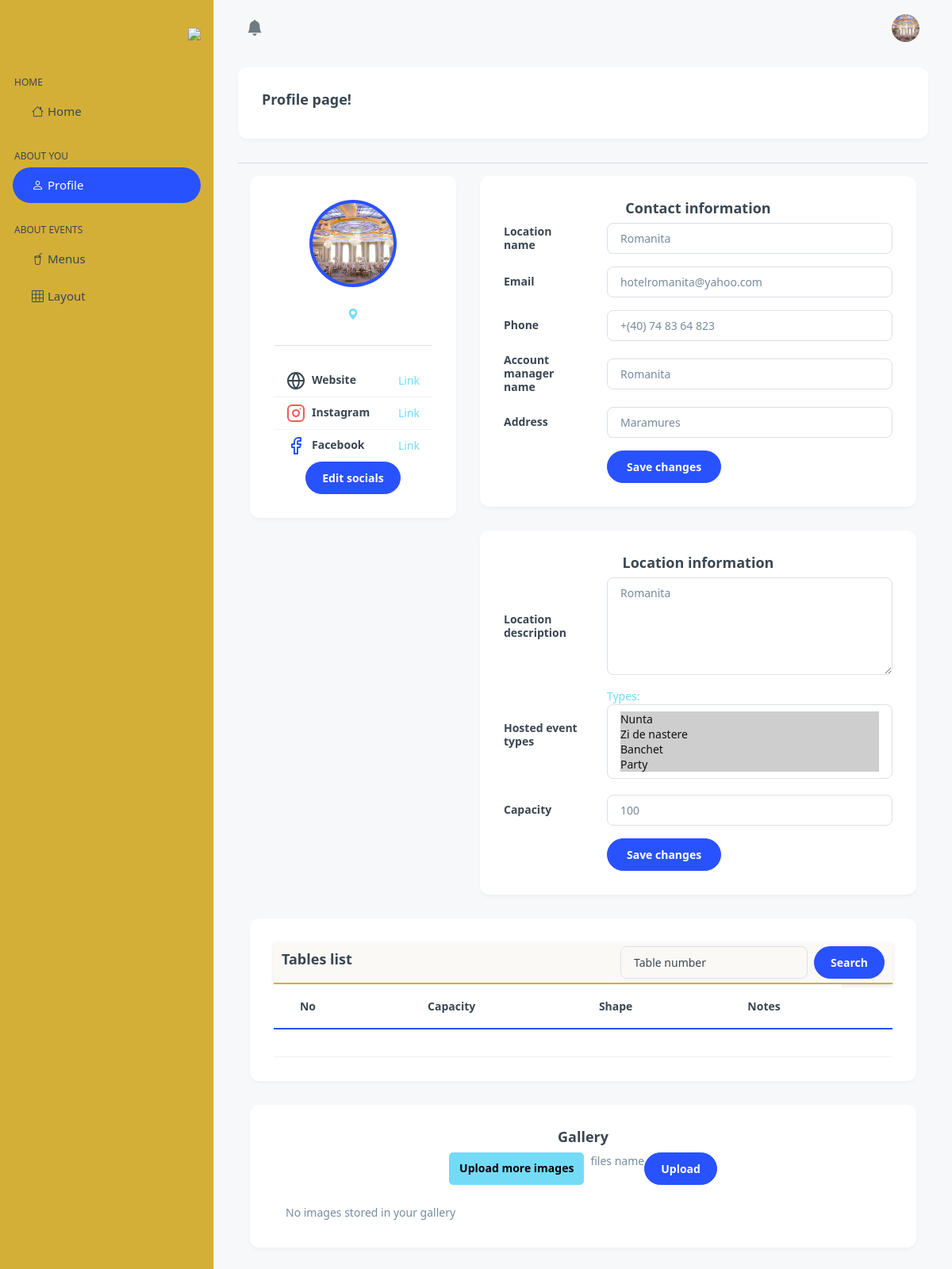
Screenshot of /personal_profile/ (signed in) with the database file from the repository.
### base/models.py (models this page shows, shortened)
class Profile(models.Model):
    user = models.ForeignKey(User, on_delete=models.CASCADE, null=True, blank=True)
    username = models.CharField(max_length=150, unique=True)
    password = models.CharField(max_length=128)
    email = models.EmailField()
    description = models.TextField(null=True, blank=True)
    photo = models.ImageField(upload_to='profile_photos/', null=True, blank=True, default="poze_invitati/male.png")
    cv_file = models.FileField(upload_to='cv_folder', null=True, blank=True)
    approved = models.BooleanField(default=False)
    number = models.CharField(max_length=15,default="+(40) 748364823")
    age = models.IntegerField(default=20)
    first_name = models.CharField(null=True, blank=True,max_length=15)
    last_name = models.CharField(null=True, blank=True,max_length=15)
    location = models.CharField(null=True, blank=True,max_length=60)
    street = models.CharField(null=True, blank=True,max_length=100)
    zip_code = models.CharField(null=True, blank=True,max_length=10)
    facebook = models.CharField(null=True, blank=True,max_length=100)
    instagram = models.CharField(null=True, blank=True,max_length=100)
    work_link = models.CharField(null=True, blank=True,max_length=100)
    google_link = models.CharField(null=True, blank=True,max_length=100)
    country = models.CharField(null=True, blank=True,max_length=100)
    created_at = models.DateTimeField(auto_now_add=True)
    USER_TYPE_CHOICES = (
        ('admin', 'Admin'),
        ('organizer', 'Organizer'),
        ('guest', 'Guest'),
        ('staff', 'Staff')
    )
    user_type = models.CharField(
        max_length=20,
        choices=USER_TYPE_CHOICES,
        default='guest'
    )

class Location(models.Model):
    owner = models.ForeignKey(User, on_delete=models.SET_NULL, null=True)
    user_account = models.OneToOneField(User, on_delete=models.CASCADE, null=True, related_name='user_account')
    name = models.CharField(max_length=100)
    description = models.TextField(null=True, blank=True)
    gallery = models.ImageField(upload_to='images/', null=True, blank=True)
    location = models.TextField(max_length=30)
    types = models.ManyToManyField(Type, blank=True)
    seats_numbers = models.IntegerField(null=True, blank=True)
    created_at = models.DateTimeField(auto_now_add=True)
    cost = models.DecimalField(max_digits=12, decimal_places=2,default=3000)
    number = models.CharField(max_length=20, default="+(40) 74 83 64 823")
    def __str__(self):
        return self.name

### base/decorators.py (the view)
    def wrapper(request, *args, **kwargs):
        profile = Profile.objects.filter(user=request.user).first()
        if request.user.is_authenticated and profile:
            if profile.user_type == 'staff':
                return view_func(request, *args, **kwargs)
        messages.error(request, "Acces denied: You must have a staff account in order to acces this part of the site.")
        return redirect(request.META.get('HTTP_REFERER', '/'))

### base/templates/base/personal_profile.html (shortened to what this page needs)
{% extends 'main.html' %}
{% block content %}
<div class="page-wrapper" id="main-wrapper" data-layout="vertical" data-navbarbg="skin6" data-sidebartype="full"
  data-sidebar-position="fixed" data-header-position="fixed">
  {% include 'sidebar.html' %}
  <div class="body-wrapper">
    {% include 'header.html' %}
    <div class="container-fluid">
      <div class="col-lg-12">
        <div class="card card-hover">
          <div class="card-body">
            <h1 class="card-title d-flex align-items-center">
              Profile page!
            </h1>
          </div>
        </div>
      </div>
      <hr>
      <div class="container">
        <div class="main-body">
          <div class="row">
            <div class="col-lg-4">
              <div class="card">
                <div class="card-body">
                  <div class="d-flex flex-column align-items-center text-center">
                    <img src="{{ MEDIA_URL }}{{ location_data.gallery }}" style="object-fit: cover;" alt="{{location_owned.name}}" class="rounded-circle p-1 bg-primary" height="110" width="110">
                    <div class="mt-3">
                      <a href="https://www.google.com/maps/place/Hotel+Romanita/@47.6298036,23.494525,17z/data=!3m1!4b1!4m9!3m8!1s0x4737de659d3fab5f:0xbee0e6c2ca827dda!5m2!4m1!1i2!8m2!3d47.6298!4d23.4970999!16s%2Fg%2F1tj_3_zt?entry=ttu&g_ep=EgoyMDI1MDIwNS4xIKXMDSoASAFQAw%3D%3D" target="_blank"><p class="text-secondary mb-1">{{ request.user.location_set.all.0.location }}  <i class="bi bi-geo-alt-fill"></i></p></a>
                    </div>
                  </div>
                  <hr class="my-4">
                  <div id="socialsLinks">
                    <ul class="list-group list-group-flush">
                      <li class="list-group-item d-flex justify-content-between align-items-center flex-wrap">
                        <h6 class="mb-0">Website</h6>
                        <a href="{{ profile.work_link }}" target="_blank"><span class="text-secondary">Link</span></a>
                      </li>
                      <li class="list-group-item d-flex justify-content-between align-items-center flex-wrap">
                        <h6 class="mb-0">Instagram</h6>
                        <a href="{{ profile.instagram }}" target="_blank"><span class="text-secondary">Link</span></a>
                      </li>
                      <li class="list-group-item d-flex justify-content-between align-items-center flex-wrap">
                        <h6 class="mb-0">Facebook</h6>
                        <a href="{{ profile.facebook }}" target="_blank"><span class="text-secondary">Link</span></a>
                      </li>
                    </ul>
                    <div class="d-flex align-items-center justify-content-center gap-2 text-center">
                      <button class="btn btn-primary" id="toggleSocials">Edit socials</button>
                    </div>
                  </div>
                </div>
              </div>
            </div>
            <div class="col-lg-8">
              <div class="card">
                <form action="" method="post" enctype="multipart/form-data">
                <div class="card-body">
                  <h1 class="card-title text-center">Contact information</h1>
                  <div class="row mb-3 align-items-center">
                    <div class="col-sm-3">
                      <h6 class="mb-0">Location name</h6>
                    </div>
                    <div class="col-sm-9 text-secondary">
                      <input type="text" name="name" class="form-control" value="{{ location_data.name }}">
                    </div>
                  </div>
                  <div class="row mb-3 align-items-center">
                    <div class="col-sm-3">
                      <h6 class="mb-0">Email</h6>
                    </div>
                    <div class="col-sm-9 text-secondary">
                      <input type="text" name="email" class="form-control" value="{{ profile.email }}">
                    </div>
                  </div>
                  <div class="row mb-3 align-items-center">
                    <div class="col-sm-3">
                      <h6 class="mb-0">Phone</h6>
                    </div>
                    <div class="col-sm-9 text-secondary">
                      <input type="text" name="number" class="form-control" value="{{ location_data.number }}">
                    </div>
                  </div>
                  <div class="row mb-3 align-items-center">
                    <div class="col-sm-3">
                      <h6 class="mb-0">Account manager name</h6>
                    </div>
                    <div class="col-sm-9 text-secondary">
                      <input type="text" name="username" class="form-control" value="{{ profile.username }}" readonly>
                    </div>
                  </div>
                  <div class="row mb-3 align-items-center">
                    <div class="col-sm-3">
                      <h6 class="mb-0">Address</h6>
                    </div>
                    <div class="col-sm-9 text-secondary">
                      <input type="text" name="adress" class="form-control" value="{{ location_data.location }}">
                    </div>
                  </div>
                  <div class="row">
                    <div class="col-sm-3"></div>
                    <div class="col-sm-9 text-secondary">
                      <button type="submit" id="submit" name="form_type" value="form1" class="btn btn-primary px-4">Save changes</button>
                    </div>
                  </div>
                </div>
                </form>
              </div>
              <div class="row">
              <div class="col-lg-12">
                <div class="card">
                <form action="" method="post" enctype="multipart/form-data">
                  <div class="card-body">
                    <h1 class="card-title text-center">Location information</h1>
                    <div class="row mb-3 align-items-center">
                      <div class="col-sm-3">
                        <h6 class="mb-0">Location description</h6>
                      </div>
                      <div class="col-sm-9 text-secondary">
                        <textarea class="form-control" name="description" rows="5" cols="50" id="">{{ location_data.description }}</textarea>
                      </div>
                    </div>
                    <div class="row mb-3 align-items-center">
                      <div class="col-sm-3">
                        <h6 class="mb-0">Hosted event types</h6>
                      </div>
                      <div class="col-sm-9 text-secondary">
                        {{ form.as_p }}
                      </div>
                    </div>
                    <div class="row mb-3 align-items-center">
                      <div class="col-sm-3">
                        <h6 class="mb-0">Capacity</h6>
                      </div>
                      <div class="col-sm-9 text-secondary">
                        <input type="number" name="number" class="form-control" value="{{ location_data.seats_numbers }}">
                      </div>
                    </div>
                    <div class="row">
                      <div class="col-sm-3"></div>
                      <div class="col-sm-9 text-secondary">
                        <button type="submit" id="submit" name="form_type" value="form2" class="btn btn-primary px-4">Save changes</button>
                      </div>
                    </div>
                  </div>
                </form>
                </div>
              </div>
            </div>
            </div>
            <div class="display-tables">
                <div class="card">
                    <div class="card-body">
                        <div class="header d-flex flex-row justify-content-between">
                          <h5 class="card-title">Tables list</h5>
                          <form action="" class="d-flex flex-row">
                            <input type="text" class="form-control me-2" name="searchGuest" id="" placeholder="Table number">
                            <button class="btn btn-primary" type="submit">Search</button>
                          </form>
                        </div>
                        <div class="table-responsive">
                            <table class="table text-nowrap align-middle mb-0" id="table-table" data-location-id="{{location_data.id}}">
                              <thead>
                                  <tr class="border-2 border-bottom border-primary justify-content-center border-0">
                                      <th scope="col" class="ps-0 text-center">No</th>
                                      <th scope="col" class="text-center">Capacity</th>
                                      <th scope="col" class="ps-0 text-center">Shape</th>
                                      <th scope="col" class="text-center">Notes</th>
                              </thead>
                              <tbody class="table-group-divider">
                                  <tr class="table-row-table" data-id="">
                                      <td class="ps-0 fw-medium"></td>
                                      <td class="text-center fw-medium"></td>
                                      <td class="text-center fw-medium"></td>
                                      <td class="text-center fw-medium"></td>
                                      <td class="text-center fw-medium"></td>
                                  </tr>
                              </tbody>
                            </table>
                        </div>
                    </div>
                </div>
            </div>
            <div class="col-lg-12">
                <div class="card">
                  <div class="card-body">
                    <h1 class="card-title text-center">Gallery</h1>
                    <form class="mb-4 justify-content-center d-flex" method="post" action="{% url 'upload_images' %}" enctype="multipart/form-data">
                      <label for="file-upload" class="me-2 custom-file-upload btn btn-secondary">
                          Upload more images
                      </label>
                      <span id="file-chosen">files name</span>
                      <button class="btn btn-primary" type="submit">Upload</button>
                  </form>
                    <div class="row m-0 gallery">
                      {% for image in location_images %}
                      <div class="col-lg-4 m-0 col-md-6 mb-4 mb-lg-0 image-container">
                        <img
                          src="{{ MEDIA_URL }}{{ image.image }}"
                          class="w-100 shadow-1-strong rounded mb-4"
                          alt="Boat on Calm Water"
                          onclick="openLightbox(this)"
                        />
                        <button class="delete-btn" onclick="confirmDelete('{{ image.id }}')">
                          <i class="bi bi-trash3"></i>
                      </button>
                      </div>
                      {% empty %}
                          <p>No images stored in your gallery</p>
                      {% endfor %}
                    </div>
                  </div>
                </div>
            </div>
          </div>
        </div>
      </div>
    </div>
  </div>
</div>
{% endblock %}

### templates/header.html (shortened to what this page needs)
{% block content %}
{% load static %}
<header class="app-header">
    <nav class="navbar navbar-expand-lg navbar-light">
      <ul class="navbar-nav">
        <li class="nav-item dropdown w-100">
          <a class="nav-link nav-icon-hover" href="#" id="notificationDropdown" role="button" data-bs-toggle="dropdown" aria-expanded="false">
            <i class="bi bi-bell-fill"></i>
          </a>
      </li>
      </ul>
      <div class="navbar-collapse justify-content-end px-0" id="navbarNav">
        <ul class="navbar-nav flex-row ms-auto align-items-center justify-content-end">
          <li class="nav-item dropdown">
            <a class="nav-link nav-icon-hover" href="javascript:void(0)" id="drop2" data-bs-toggle="dropdown"
              aria-expanded="false">
              <img src="{{ MEDIA_URL }}{{ profile.photo }}" alt="Ceva" width="35" height="35" class="rounded-circle">
            </a>
          </li>
        </ul>
      </div>
    </nav>
  </header>
{% endblock %}

### rows the page displays
Profile: photo (picture), email "hotelromanita@yahoo.com", username "Romanita"
Location: gallery (picture), name "Romanita", number "+(40) 74 83 64 823", adress "Maramures", description "Romanita", number "100"
